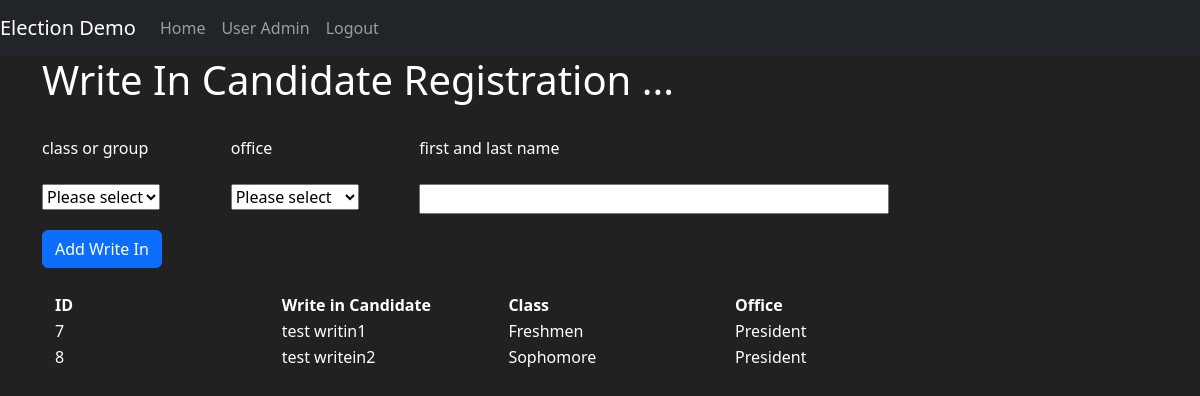
The page /writein_candidate (signed in) on the database its author committed.
### election1/models.py (models this page shows)
class WriteinCandidate(db.Model):
    id_writein_candidate = db.Column(db.Integer, primary_key=True)
    writein_candidate_name = db.Column(db.String(45), nullable=False)
    id_office = db.Column(db.Integer, db.ForeignKey('office.id_office'))
    id_classgrp = db.Column(db.Integer, db.ForeignKey('classgrp.id_classgrp'))
    @classmethod
    def get_writein_candidates_sorted(cls):
        return db.session.query(cls, Classgrp, Office).select_from(cls).join(Classgrp).join(
            Office).order_by(Classgrp.sortkey, Office.sortkey).all()

class Classgrp(db.Model):
    id_classgrp = db.Column(db.Integer, primary_key=True)
    name = db.Column(db.String(length=45), nullable=False, unique=True)
    sortkey = db.Column(db.Integer, nullable=False, unique=True)
    allowed_offices = db.Column(db.String(length=250), nullable=True)
    candidates = db.relationship('Candidate', cascade="all, delete-orphan", backref='classgrp')
    @classmethod
    def classgrp_query(cls):
        return [(c.id_classgrp, c.name) for c in cls.query.order_by(cls.sortkey).all()]

class Office(db.Model):
    id_office = db.Column(db.Integer, primary_key=True)
    office_title = db.Column(db.String(length=45), nullable=False, unique=True)
    office_vote_for = db.Column(db.Integer, default=1)
    sortkey = db.Column(db.Integer, nullable=False, unique=True)
    allow_writein = db.Column(db.Boolean, default=False)
    candidates = db.relationship('Candidate', cascade="all, delete-orphan", backref='office')
    @classmethod
    def office_query(cls):
        return[(o.id_office, o.office_title) for o in cls.query.order_by(cls.sortkey).all()]

### election1/candidate/view.py (the view, shortened to what this page needs)
@candidate.route('/writein_candidate', methods=['GET', 'POST'])
def writein_candidate():
    if not is_user_authenticated():
        return redirect(url_for('admins.login'))
    if Dates.check_dates() is False:
        flash('Please set the Election Dates before registering write in ', category='danger')
        return redirect(url_for('mains.homepage'))
    if Dates.after_start_date():
        flash('You cannot register a write in after the voting start time or Election Dates are empty ',
              category='danger')
        return redirect(url_for('mains.homepage'))
    form = WriteinCandidateForm()
    form.choices_classgrp.choices = Classgrp.classgrp_query()
    form.choices_office.choices = Office.office_query()
    candidates = WriteinCandidate.get_writein_candidates_sorted()
    print(form.choices_classgrp.choices)
    print(form.choices_office.choices)
    return render_template('writein_candidate.html', form=form, candidates=candidates)

### election1/candidate/form.py
class WriteinCandidateForm(FlaskForm):
    choices_classgrp = QuerySelectField(label='class or group', query_factory=classgrp_query, get_label='name')
    choices_office = QuerySelectField(query_factory=office_query, label='office title', get_label='office_title')
    writein_candidate_name = StringField(label='write-in candidate name', validators=[Length(min=6, max=45), DataRequired()])
    submit = SubmitField(label='submit')

### election1/__init__.py (called while the page is built)
def config_manager(manager):
    from .models import User
    manager.login_message = "You are not logged in to your account."
    manager.login_view = 'admins.login'
    manager.login_message_category = "info"
    @manager.user_loader
    def user_loader(xid):
        user = User.query.get(int(xid))
        if user is None:
            return None
        return user

### election1/models.py (called while the page is built)
    @classmethod
    def after_start_date(cls):
        date = cls.query.first()
        if date:
            start_date_time = datetime.fromtimestamp(date.start_date_time)
            current_date_time = datetime.now()
            return current_date_time > start_date_time
        return False

    @classmethod
    def check_dates(cls):
        date = cls.query.first()
        return date is not None

### election1/utils.py (called while the page is built)
def is_user_authenticated():
    return current_user.is_authenticated

### election1/templates/writein_candidate.html (shortened to what this page needs)
{% extends 'base.html' %}
{% block content %}
    <div class="container">
        <h1> Write In Candidate Registration ...</h1>
        <br>
        <form method="post" style="color:white">
            <div class="row g-3 ">
                <div class="col-2 ">
                    class or group
                </div>
                <div class="col-2 ">
                   office
                </div>
                <div class="col-2 ">
                   first and last name
                </div>
            </div>
       <br>
            <div class="row g-3 ">
			    <div class="col-2">
                     <select id="choices_classgrp" name="choices_classgrp"><option selected >Please select</option>
                     </select>
                </div>
                <div class="col-2">
                     <select id="choices_office" name="choices_office"><option selected >Please select</option>
                     </select>
                </div>
                <div class="col-2">
                     <div class="col-auto">
                         {{ form.writein_candidate_name(size=45, maxlength=45) }}
                    </div>
                </div>
                <div class="d-grid gap-2 d-md-block">
                    {{ form.submit(type="submit",value='Add Write In', class="btn   btn-primary") }}
                </div>
            </div>
        </form>
    <br>
            <div class="container">
            <table class="table-dark">
               <thead>
                   <tr>
                       <th class="col-2"> ID</th>
                       <th class="col-2"> Write in Candidate</th>
                       <th class="col-2"> Class</th>
                       <th class="col-2"> Office </th>
                   </tr>
               </thead>
               <tbody>
               {% for candidate, classgrp, office in candidates %}
                <tr>
                    <td>{{ candidate.id_writein_candidate }}</td>
                    <td>{{ candidate.writein_candidate_name }}</td>
                    <td> {{ classgrp.name }}</td>
                    <td> {{ office.office_title }}</td>
                </tr>
                {% endfor %}
               </tbody>
            </table>
        </div>
    </div>
{% endblock %}

### election1/templates/base.html (style rules this page uses)
body { background-color: #212121; color: white }

### rows shown on the page
WriteinCandidate: id_writein_candidate "7", writein_candidate_name "test writin1", name "Freshmen", office_title "President"
WriteinCandidate: id_writein_candidate "8", writein_candidate_name "test writein2", name "Sophomore", office_title "President"
